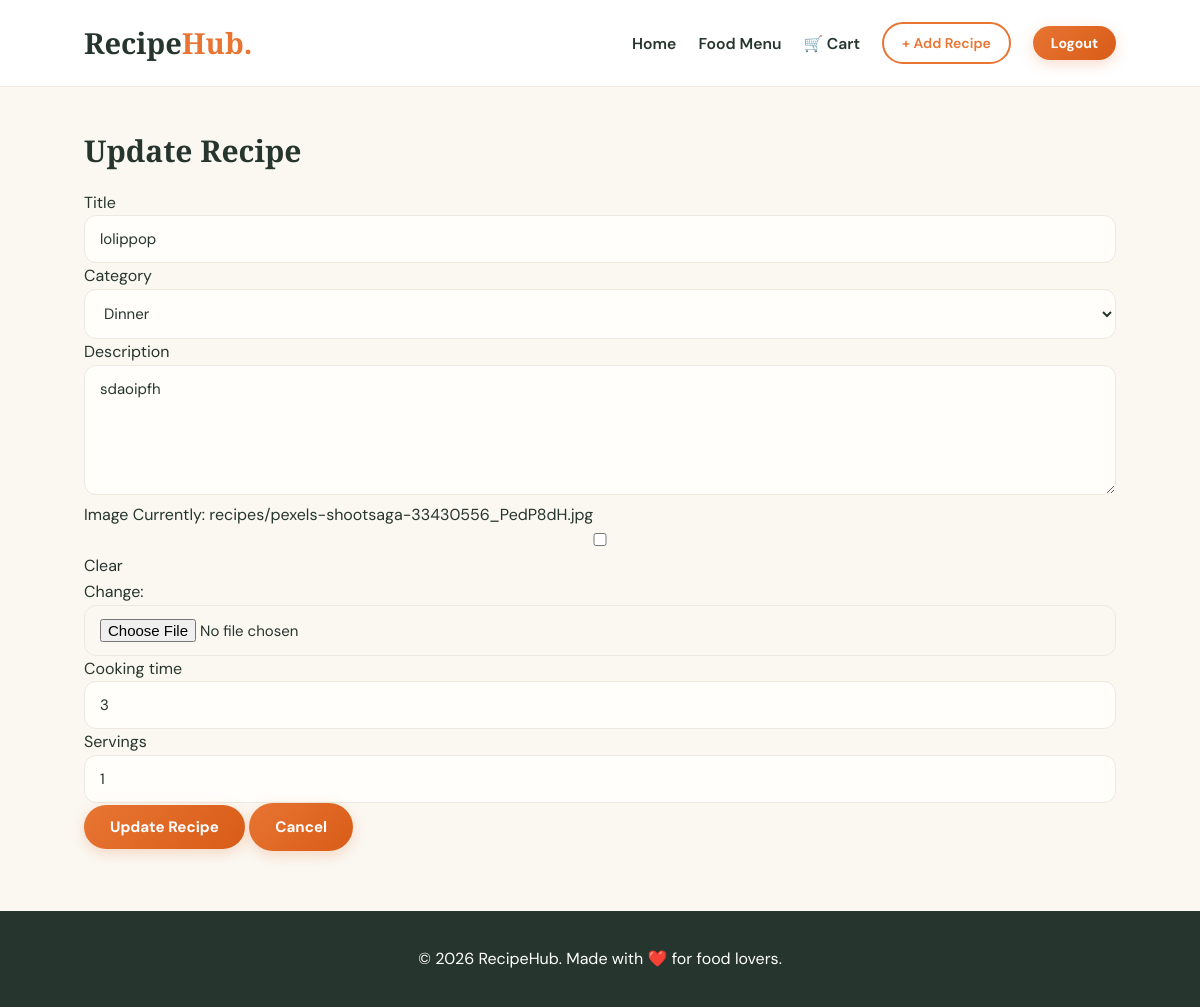
/recipe/4/edit/ (signed in), run on the app's committed database.
### recipes/models.py (models this page shows, shortened)
class Recipe(models.Model):
    user = models.ForeignKey(
        User,
        on_delete=models.CASCADE,
        related_name="recipes"
    )
    category = models.ForeignKey(
        Category,
        on_delete=models.SET_NULL,
        null=True,
        related_name="recipes"
    )
    title = models.CharField(max_length=200)
    description = models.TextField()
    image = models.ImageField(
        upload_to="recipes/",
        blank=True,
        null=True
    )
    cooking_time = models.PositiveIntegerField()
    servings = models.PositiveIntegerField(default=1)
    created_at = models.DateTimeField(auto_now_add=True)
    updated_at = models.DateTimeField(auto_now=True)

### recipes/views.py (the view)
@login_required
def edit_recipe(request, pk):
    recipe = get_object_or_404(
        Recipe,
        pk=pk,
        user=request.user
    )
    if request.method == 'POST':
        form = RecipeForm(
            request.POST,
            request.FILES,
            instance=recipe
        )
        if form.is_valid():
            form.save()
            return redirect(
                'recipe_detail',
                pk=recipe.pk
            )
    else:
        form = RecipeForm(instance=recipe)
    return render(
        request,
        'recipes/create.html',
        {'form': form, 'action': 'Update'}
    )

### recipes/forms.py
class RecipeForm(forms.ModelForm):
    class Meta:
        model = Recipe
        fields = [
            'title',
            'category',
            'description',
            'image',
            'cooking_time',
            'servings',
        ]
        widgets = {
            'title': forms.TextInput(attrs={
                'class': 'form-control',
                'placeholder': 'Enter recipe title'
            }),
            'description': forms.Textarea(attrs={
                'class': 'form-control',
                'rows': 4
            }),
            'cooking_time': forms.NumberInput(attrs={
                'class': 'form-control'
            }),
            'servings': forms.NumberInput(attrs={
                'class': 'form-control'
            }),
        }

### recipes/models.py (called while the page is built)
    def __str__(self):
        return self.name

### templates/recipes/create.html (shortened to what this page needs)
{% extends 'base.html' %}
{% block content %}
<div class="row justify-content-center py-5">
    <div class="col-md-8 col-lg-7">
        <div class="card shadow-sm border-0 rounded-4">
            <div class="card-body p-4">
                <h2 class="fw-bold mb-4">
                    {{ action }} Recipe
                </h2>
                <form method="POST" enctype="multipart/form-data">
                    {% for field in form %}
                        <div class="mb-3">
                            <label class="form-label fw-semibold">
                                {{ field.label }}
                            </label>
                            {{ field }}
                        </div>
                    {% endfor %}
                    <button type="submit" class="btn btn-orange w-100">
                        {{ action }} Recipe
                    </button>
                    <a href="{% url 'home' %}"
                       class="btn btn-outline-secondary w-100 mt-2">
                        Cancel
                    </a>
                </form>
            </div>
        </div>
    </div>
</div>
{% endblock %}

### recipes/static/recipes/css/style.css (style rules this page uses)
:root { --primary: #e87532; --primary-dark: #c95b20; --dark: #26352d; --muted: #777e77; --background: #fbf8f2; --white: #ffffff; --border: #eee8df; --radius: 18px; }
* { margin: 0; padding: 0; box-sizing: border-box; }
body { font-family: 'DM Sans', sans-serif; background: var(--background); color: var(--dark); line-height: 1.6; }
a { color: inherit; text-decoration: none; }
.btn { display: inline-block; border: none; border-radius: 30px; padding: 12px 24px; background: var(--primary); color: white; font-family: inherit; font-weight: 700; cursor: pointer; transition: 0.25s; }
h1, h2, h3 { font-family: 'Playfair Display', serif; color: var(--dark); line-height: 1.25; }
h2 { font-size: 30px; margin-bottom: 20px; }
input, textarea, select { width: 100%; padding: 13px 15px; border: 1px solid var(--border); border-radius: 12px; background: #fffefa; color: var(--dark); font-family: inherit; font-size: 15px; outline: none; transition: 0.2s; }
textarea { min-height: 130px; resize: vertical; }
input[type="file"] { background: var(--background); }
.btn { display: inline-flex; align-items: center; justify-content: center; gap: 8px; border: none; border-radius: 999px; padding: 12px 26px; font-family: inherit; font-size: 0.95rem; font-weight: 700; cursor: pointer; text-decoration: none; transition: all 0.25s cubic-bezier(0.4, 0, 0.2, 1); box-shadow: 0 4px 14px rgba(232, 117, 50, 0.25); }
.btn, .btn-primary { background: linear-gradient(135deg, #e87532 0%, #d85c18 100%); color: #ffffff; }

### data on the page
Recipe: form "lolippop" "Dinner" "sdaoipfh" "3" "1"

### other printed values
{{ action }} "Update"
{{ field.label }} "Title" "Category" "Description" "Image" "Cooking time" "Servings"
